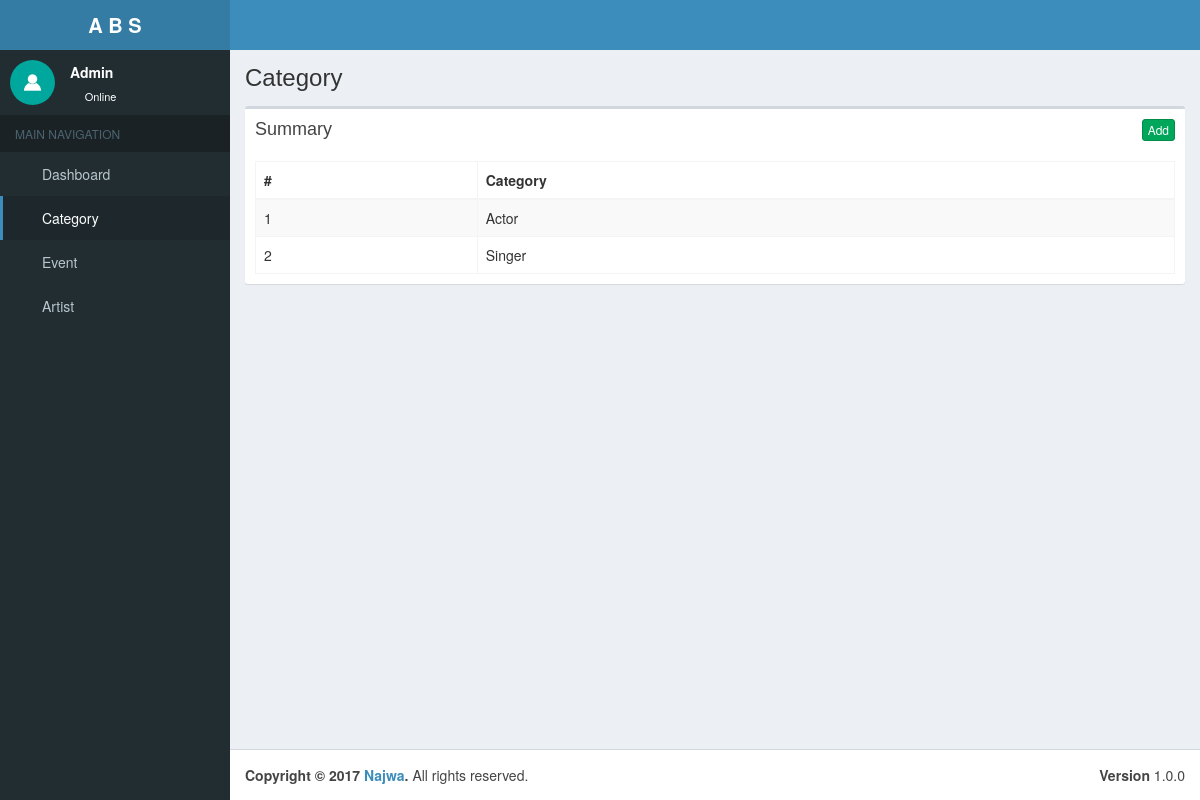
/admin/category.php (signed in), run on an earlier commit of the app's database.
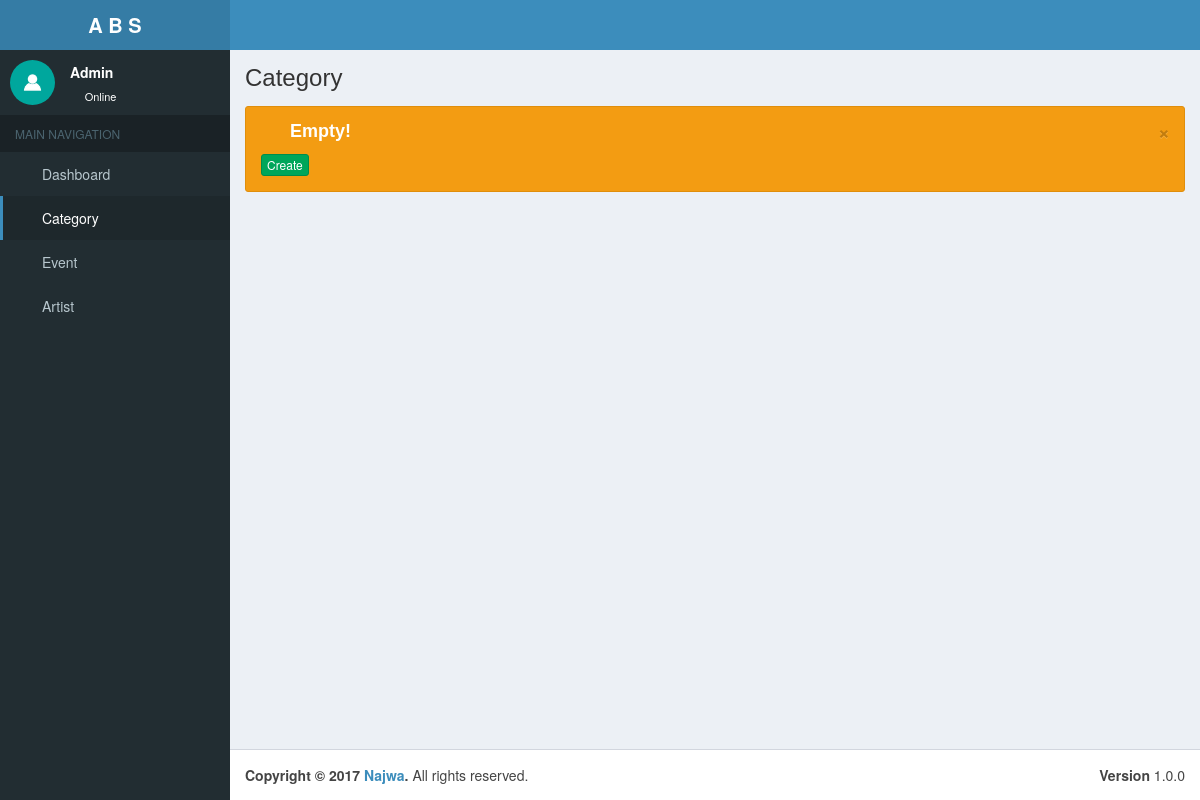
And on a later commit of the database.
### tables this page shows
CREATE TABLE `category` (
  `id` int(11) NOT NULL,
  `content` varchar(100) NOT NULL
);

### assets/funcs.php (the view, shortened to what this page needs)
<?php
	class main{
		function retrieve($arg){
			switch($arg[0]){
								?>
								<?php
				case "category_list":
						$q = mysql_query("select * from category order by id DESC");
						if(mysql_num_rows($q)>0){
								?>
								<div class="box">
									<div class="box-header">
									  <h3 class="box-title">Summary</h3>
									  <button class="btn btn-xs btn-success pull-right " data-toggle="modal" data-target="#myModal" onclick=clip_func(['clip_add_category','operation','table_operations','(<?php echo json_encode(['create_category']);?>)'])>Add</button>
									</div>
									<div class="box-body">
										<table class="table table-bordered table-striped datatable">
											<thead>
												<tr>
												  <th>#</th>
												  <th>Category</th>
												</tr>
											</thead>
											<tbody>
											<?php
											  $count=1;
											  while($result=mysql_fetch_assoc($q))
											  {
											?>
												<tr>
													<td><?php echo $count++;?></td>
													<td><?php echo ucwords($result['content']);?></td>
												</tr>
											<?php
											  }
											 ?>
											</tbody>
										</table>
									</div>
								</div>
								<?php
						}else{
							?>
								<div class="alert alert-warning alert-dismissible">
									<button type="button" class="close" data-dismiss="alert" aria-hidden="true">&times;</button>
									<h4><i class="icon fa fa-warning"></i> Empty!</h4>
									<button class="btn btn-success btn-xs" data-toggle="modal" data-target="#myModal" onclick=clip_func(['clip_add_category','operation','table_operations','(<?php echo json_encode(['create_category']);?>)'])>Create</button>
								</div>
							<?php
						}
						break;
								?>
							<?php
			}
		}
	}
	class static_content{
		function head($arr){
			switch($arr[0]){
					case "inner":
						switch($arr[1]){
							case "default":
								return
									"
										<head>
										  <meta charset='utf-8'>
										  <meta http-equiv='X-UA-Compatible' content='IE=edge'>
										  <title>Artist Booking System</title>
										  <meta content='width=device-width, initial-scale=1, maximum-scale=1, user-scalable=no' name='viewport'>
										  <link rel='stylesheet' href='{$arr[2]}font-awesome/css/font-awesome.min.css'>
										  <link rel='stylesheet' href='{$arr[2]}bootstrap/css/bootstrap.min.css'>
										  <link rel='stylesheet' href='{$arr[2]}dist/css/AdminLTE.min.css'>
										  <link rel='stylesheet' href='{$arr[2]}dist/css/skins/_all-skins.min.css'>
										  <link rel='stylesheet' href='{$arr[2]}plugins/datatables/dataTables.bootstrap.css'>
										  <link rel='stylesheet' href='{$arr[2]}plugins/datepicker/datepicker3.css'>
										  <!--[if lt IE 9]>
										  <script src='{$arr[2]}ie9/js/html5shiv.min.js'></script>
										  <script src='{$arr[2]}ie9/js/respond.min.js'></script>
										  <![endif]-->
										</head>
									";
							break;
						}
					break;
			}
		}
		function navbar($arr){
			switch($arr[0]){
					case "inner":
						switch($arr[1]){
							case "default":
									return
									"
									 <header class='main-header'>
										<a href='javascript:void(0)' class='logo'>
										  <span class='logo-mini'><b>ABS</b></span>
										  <span class='logo-lg'><b>A B S</b></span>
										</a>
										<nav class='navbar navbar-static-top'>
										  <a href='javascript:void(0)' class='sidebar-toggle' data-toggle='offcanvas' role='button'>
											<span class='sr-only'>Toggle navigation</span>
											<span class='icon-bar'></span>
											<span class='icon-bar'></span>
											<span class='icon-bar'></span>
										  </a>
										  <div class='navbar-custom-menu'>
											<ul class='nav navbar-nav'>
											  <li>
												<a href='logout'><i class='fa fa-power-off'></i></a>
											  </li>
											</ul>
										  </div>
										</nav>
									  </header>
									";
							break;
						}
					break;
			}
		}
		function sidebar($arr){
			switch($arr[0]){
					case "inner":
						switch($arr[1]){
							case "admin":
								if($arr[2]=="dashboard"){$dashboard="class='active'";$category="";$artist="";$event="";}
								elseif($arr[2]=="category"){$dashboard="";$category="class='active'";$artist="";$event="";}
								elseif($arr[2]=="artist"){$dashboard="";$category="";$artist="class='active'";$event="";}
								elseif($arr[2]=="event"){$dashboard="";$category="";$artist="";$event="class='active'";}
								else{$dashboard="";$category="";$artist="";$event="";}
									return
									"
									 <aside class='main-sidebar'>
										<section class='sidebar'>
										  <div class='user-panel'>
											<div class='pull-left image'>
											  <img src='../dist/img/admin_avatar.jpg' class='img-circle' alt='User Image'>
											</div>
											<div class='pull-left info'>
											  <p>".ucwords($_SESSION[$arr[3]]['name'])."</p>
											  <a href='javascript:void(0)'><i class='fa fa-circle text-success'></i> Online</a>
											</div>
										  </div>
										  <ul class='sidebar-menu'>
											<li class='header'>MAIN NAVIGATION</li>
												<li {$dashboard}>
													<a href='dashboard'>
														<i class='fa fa-dashboard'></i> <span>Dashboard</span>
													</a>
												</li>
												<li {$category}>
													<a href='category'>
														<i class='fa fa-cog'></i> <span>Category</span>
													</a>
												</li>
												<li {$event}>
													<a href='event'>
														<i class='fa fa-cog'></i> <span>Event</span>
													</a>
												</li>
												<li {$artist}>
													<a href='artist'>
														<i class='fa fa-cog'></i> <span>Artist</span>
													</a>
												</li>
										  </ul>
										</section>
									  </aside>
									";
							break;
						}
					break;
			}
		}
		function footer($arr){
			switch($arr[0]){
					case "inner":
						switch($arr[1]){
							case "default":
									return
									"
									<footer class='main-footer'>
										<div class='pull-right hidden-xs'>
										  <b>Version</b> 1.0.0
										</div>
										<strong>Copyright &copy; ".date("Y")." <a href='javascript:void(0)'>Najwa</a>.</strong> All rights
										reserved.
									</footer>
									";
							break;
						}
					break;
			}
		}
	}
?>

### admin/category.php (shortened to what this page needs)
<?php
		require_once("../assets/funcs.php");
		$main = new main;
		$main->check_sesh("admin",array("pass"=>NULL,"fail"=>"../admin"));
		$main->connect_db();
		$static = new static_content;
?>
<!DOCTYPE html>
<html>
<?php echo $static->head(['inner','default','../']);?>
<body class="hold-transition skin-blue sidebar-mini">
<div class="wrapper">
  <?php echo $static->navbar(['inner','default','../']);?>
  <?php echo $static->sidebar(['inner','admin','category','admin']);?>
  <div class="content-wrapper">
    <section class="content-header">
      <h1>Category</h1>
    </section>
    <section class="content">
      <?php $main->retrieve(['category_list'])?>
    </section>
  </div>
  <?php echo $static->footer(['inner','default']);?>
</div>
</body>
</html>

What changed in the data, as far as the page shows it:
removed category: content "Actor"
removed category: content "Singer"
Also different on the page:
text no longer shown: "Summary Add # Category"
text now shown: "× Empty! Create"
